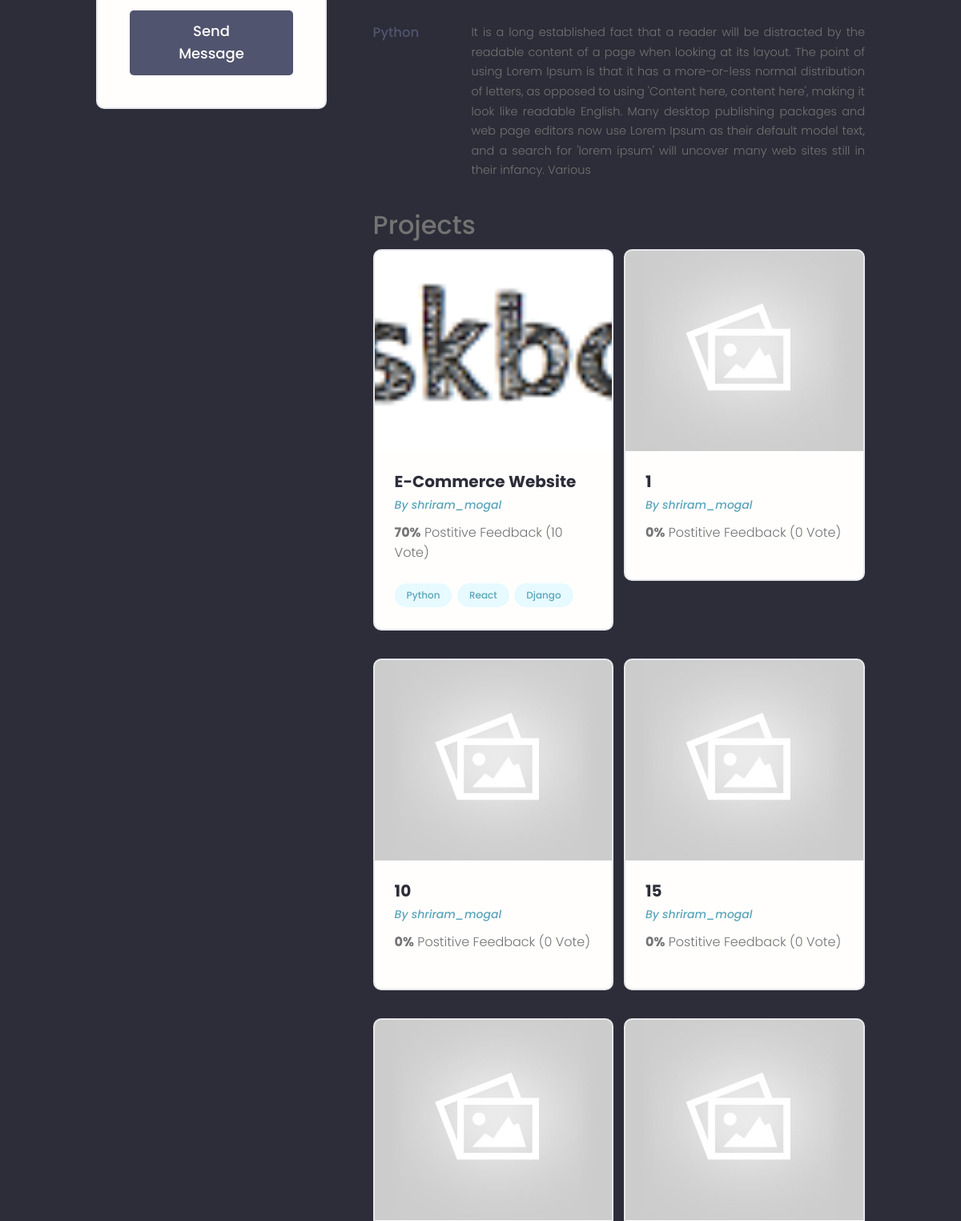
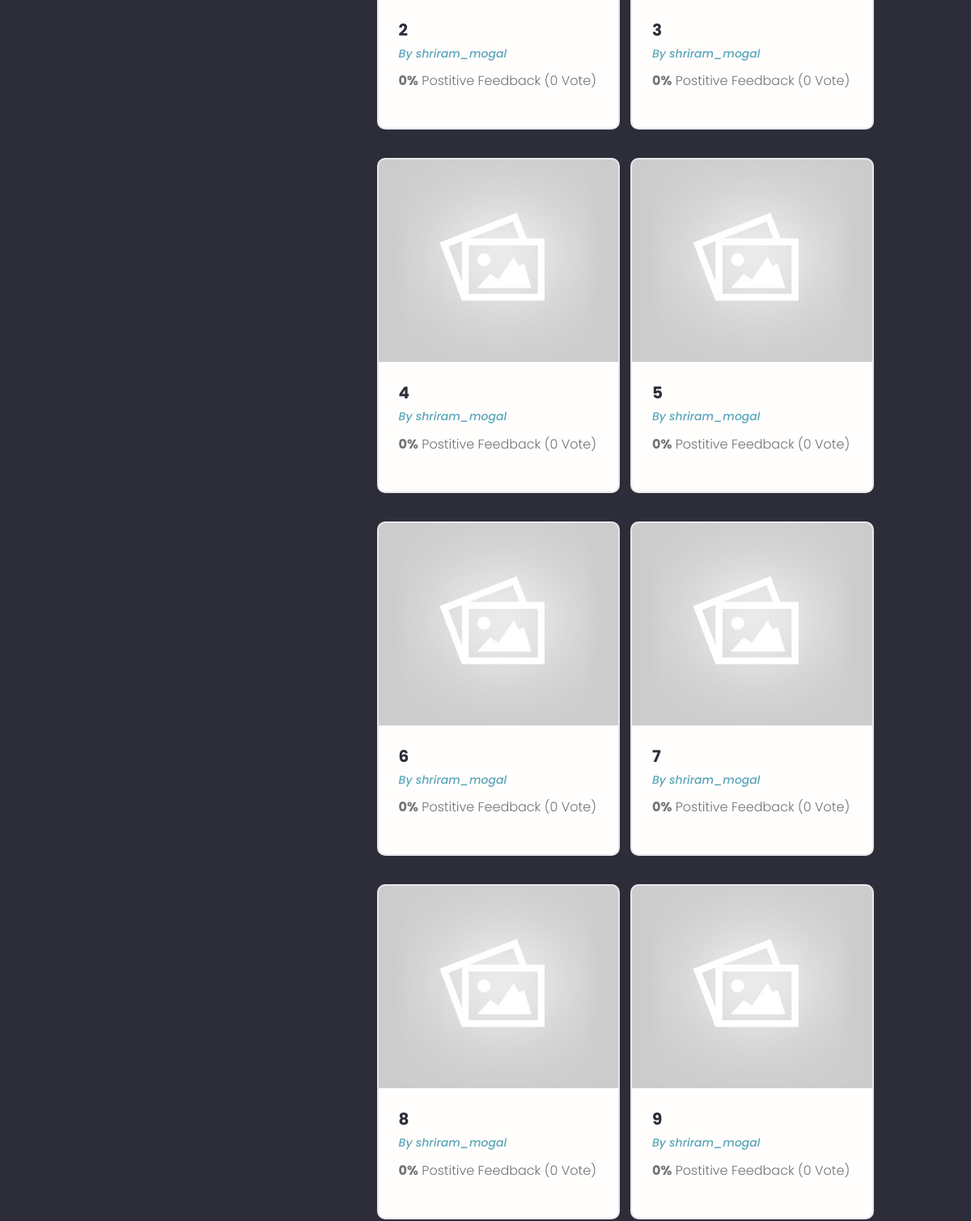
Before: /profile/e2963798-7535-4755-91f4-48cd18173f0e (middle part) with the older database file (2 pictures, top to bottom).
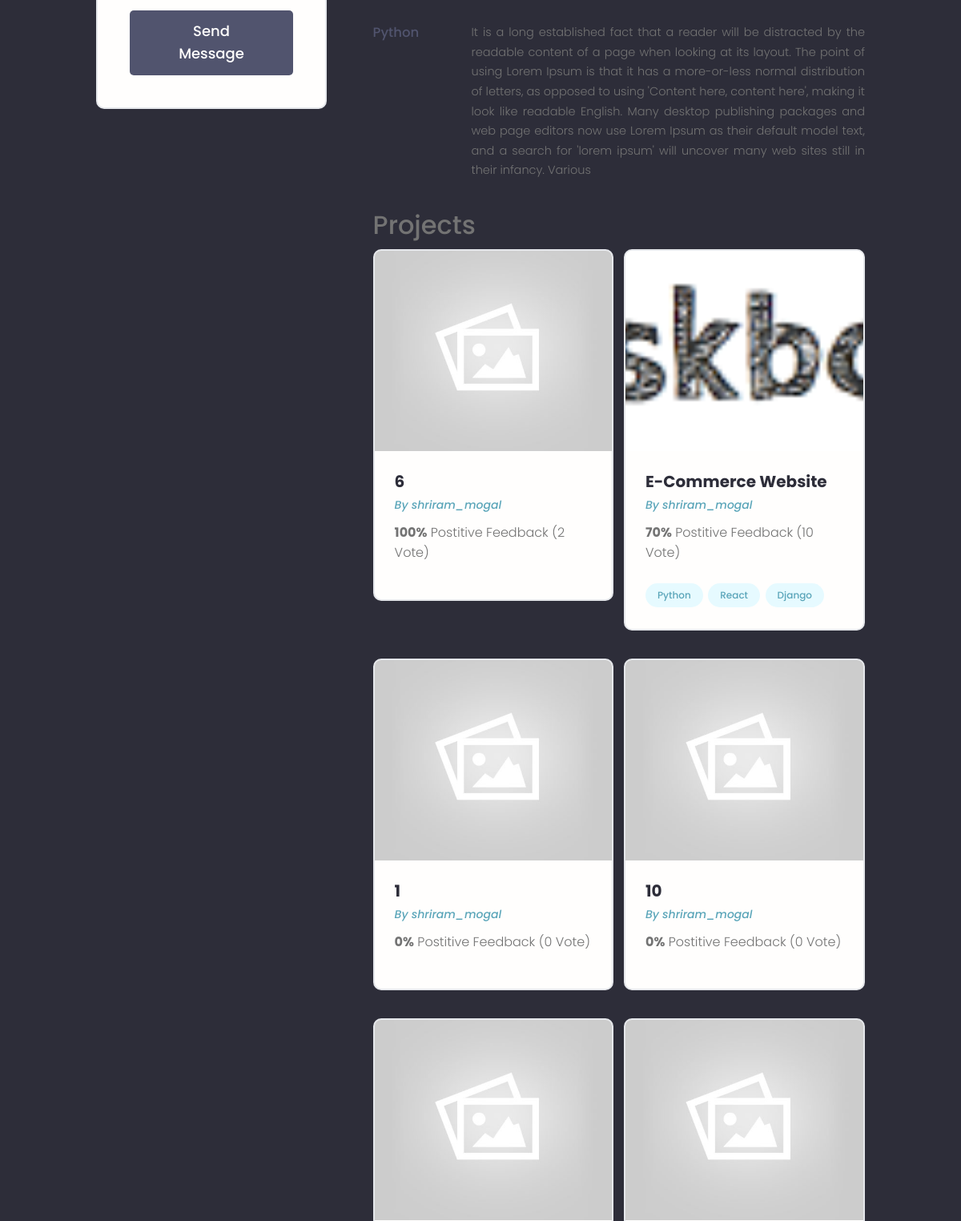
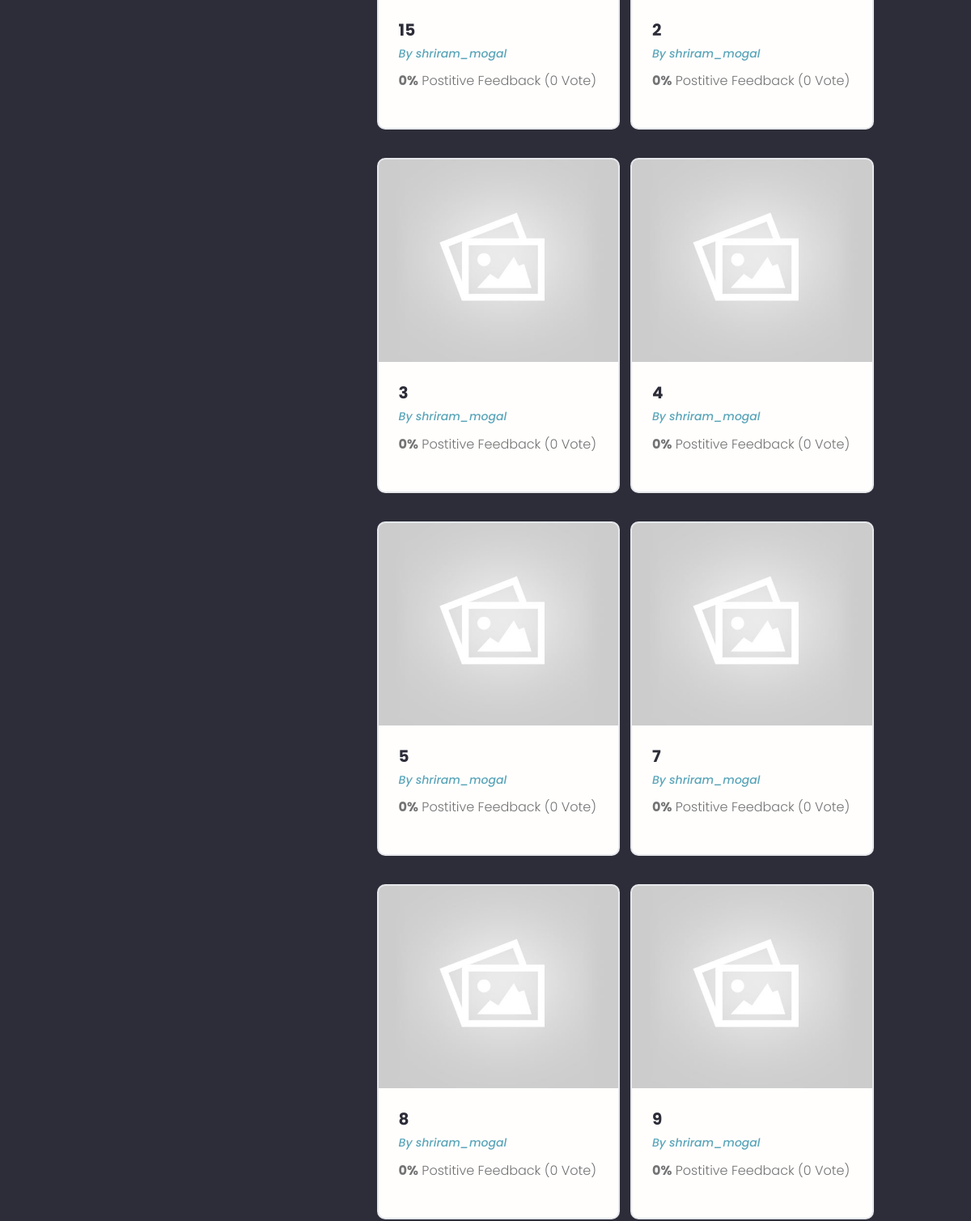
After: the same page with the newer database file (2 pictures, top to bottom).
### users/models.py (models this page shows, shortened)
class Skill(models.Model):
    owner = models.ForeignKey(Profile, on_delete=models.CASCADE, blank=True, null=True)
    name = models.CharField(max_length=200, blank=True, null=True)
    description =  models.TextField(max_length=500, blank=True,null=True)
    created = models.DateTimeField(auto_now_add=True)
    id = models.UUIDField(default=uuid.uuid4, unique=True,
                                     primary_key=True, editable=False)

class Profile(models.Model):
    user = models.OneToOneField(User, on_delete=models.CASCADE, blank=True, null=True)
    name = models.CharField(max_length=200, blank=True, null=True)
    username = models.CharField(max_length=200, blank=True, null=True)
    email = models.EmailField(max_length=500, blank=True, null=True)
    short_intro = models.CharField(max_length=500, blank=True,null=True)
    intro = models.TextField(max_length=500, blank=True,null=True)
    profile_image = models.ImageField(
        null = True, blank= True, upload_to = 'profiles/',default='profiles/user-default.png')
    location = models.CharField(max_length=200, blank=True, null=True)
    social_github = models.CharField(max_length=200, blank=True, null=True)
    social_twitter = models.CharField(max_length=200, blank=True, null=True)
    social_linkedin = models.CharField(max_length=200, blank=True, null=True)
    social_website = models.CharField(max_length=200, blank=True, null=True)
    social_stackoverflow = models.CharField(max_length=200, blank=True, null=True)
    created = models.DateTimeField(auto_now_add=True)
    id = models.UUIDField(default=uuid.uuid4, unique=True,
                                     primary_key=True, editable=False)
    def __str__(self) -> str:
        return str(self.user.username)
    class Meta:
        ordering = ["created"]

### projects/models.py (models this page shows, shortened)
class Project(models.Model):
    title = models.CharField(max_length=200)
    owner = models.ForeignKey(Profile, blank=True, null=True, on_delete=models.SET_NULL)
    description = models.TextField(null=True, blank=True)
    demo_link = models.CharField(max_length=2000, null=True, blank=True)
    source_link =models.CharField(max_length=2000, null=True, blank=True)
    featured_image = models.ImageField(null= True, blank=True, default='default.jpg')
    tag = models.ManyToManyField(Tag, blank= True)
    vote_total = models.IntegerField(default=0, null= True, blank=True)
    vote_ratio = models.IntegerField(default=0, null= True, blank=True)
    created = models.DateTimeField(auto_now_add=True)
    id = models.UUIDField(default=uuid.uuid4, unique=True,
                                     primary_key=True, editable=False)
    class Meta:
        ordering = ["-vote_ratio", "-vote_total", "title"]  #highest rated project will be shown first

class Tag(models.Model):
    name = models.CharField(max_length=500)
    created = models.DateTimeField(auto_now_add=True)
    id = models.UUIDField(default=uuid.uuid4, unique=True,
                                     primary_key=True, editable=False)
    def __str__(self) -> str:
        return self.name

### users/views.py (the view)
# urls.py: path('profile/<str:pk>', views.profile, name="user-profile"),
def profile(request,pk):
    profile = Profile.objects.get(id = pk)
    topSkill = profile.skill_set.exclude(description__exact="")
    otherSkill = profile.skill_set.filter(description="")
    context = {"profile":profile,"topSkill": topSkill,"otherSkill": otherSkill }
    return render(request,"users/user-profile.html",context)

### users/templates/users/user-profile.html (shortened to what this page needs)
{%extends 'main.html'%}
{%block content%}
<main class="profile my-md">
    <div class="container">
      <div class="layout">
        <div class="column column--1of3">
          <div class="card text-center">
            <div class="card__body dev">
              {%if request.user.profile != profile %}
              <a href="{% url 'send-message' profile.id %}" class="btn btn--sub btn--lg">Send Message </a>
              {%endif%}
            </div>
          </div>
        </div>
        <div class="column column--2of3">
          <div class="devInfo">
            <div class="devInfo__skills">
                {% for skill in topSkill %}
              <div class="devSkill">
                <h4 class="devSkill__title">{{skill.name}}</h4>
                <p class="devSkill__info">{{skill.description}}</p>
              </div>
              {%endfor%}
            </div>
          </div>
          <div class="devInfo">
            <h3 class="">Projects</h3>
            <div class="grid grid--two">
            {%for project in profile.project_set.all%}
              <div class="column">
                <div class="card project">
                  <a href="{%url 'project' project.id%}" class="project">
                    <img class="project__thumbnail" src="{{project.featured_image.url}}" alt="project thumbnail" />
                    <div class="card__body">
                      <h3 class="project__title">{{project.title}}</h3>
                      <p><a class="project__author" href="#">By {{project.owner}}</a></p>
                      <p class="project--rating">
                        <span style="font-weight: bold;">{{project.vote_ratio}}%</span> Postitive
                        Feedback ({{project.vote_total}} Vote{{vote_total|pluralize:'s'}})
                      </p>
                      <div class="project__tags">
                        {%for tag in project.tag.all%}
                        <span class="tag tag--pill tag--main">
                          <small>{{tag}}</small>
                        </span>
                        {%endfor%}
                      </div>
                    </div>
                  </a>
                </div>
              </div>
              {%endfor%}
            </div>
          </div>
        </div>
      </div>
    </div>
  </main>
{%endblock content%}

Changed rows visible on the page:
changed Project (number 1 of 12 on the later page): vote_ratio "0" → "100"; vote_total "0" → "2"; moves up the list
